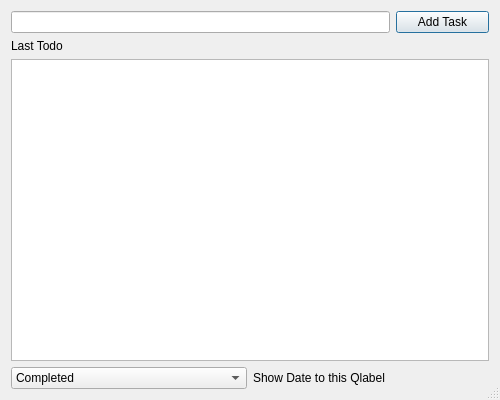
<?xml version="1.0" encoding="UTF-8"?>
<ui version="4.0">
 <class>Dialog</class>
 <widget class="QDialog" name="Dialog">
  <property name="geometry">
   <rect>
    <x>0</x>
    <y>0</y>
    <width>500</width>
    <height>400</height>
   </rect>
  </property>
  <property name="windowTitle">
   <string>TODO</string>
  </property>
  <property name="autoFillBackground">
   <bool>true</bool>
  </property>
  <property name="sizeGripEnabled">
   <bool>true</bool>
  </property>
  
  <!-- Main Layout -->
  <layout class="QVBoxLayout" name="mainLayout">
  
   <!-- Input Layout -->
   <item>
    <layout class="QHBoxLayout" name="inputLayout">
     <item>
      <widget class="QLineEdit" name="lineEdit">
       <property name="maximumSize">
        <size>
         <width>379</width>
         <height>32</height>
        </size>
       </property>
      </widget>
     </item>
     <item>
      <widget class="QPushButton" name="addTaskButton">
       <property name="text">
        <string>Add Task</string>
       </property>
      </widget>
     </item>
    </layout>
   </item>
   
   <!-- Task List Layout -->
   <item>
    <layout class="QVBoxLayout" name="taskListLayout">
     <item>
      <widget class="QLabel" name="label">
       <property name="text">
        <string>Last Todo</string>
       </property>
      </widget>
     </item>
     <item>
      <widget class="QListWidget" name="taskList"/>
     </item>
    </layout>
   </item>
   
   <!-- Status ComboBox and Date Layout -->
   <item>
    <layout class="QHBoxLayout" name="statusLayout">
     <item>
      <widget class="QComboBox" name="filterBox">
       <item>
        <property name="text">
         <string>Completed</string>
        </property>
       </item>
       <item>
        <property name="text">
         <string>Pending</string>
        </property>
       </item>
      </widget>
     </item>
     <item>
      <widget class="QLabel" name="label_2">
       <property name="text">
        <string>Show Date to this Qlabel</string>
       </property>
      </widget>
     </item>
    </layout>
   </item>
   
  </layout>

 </widget>
 <resources/>
 <connections/>
</ui>
